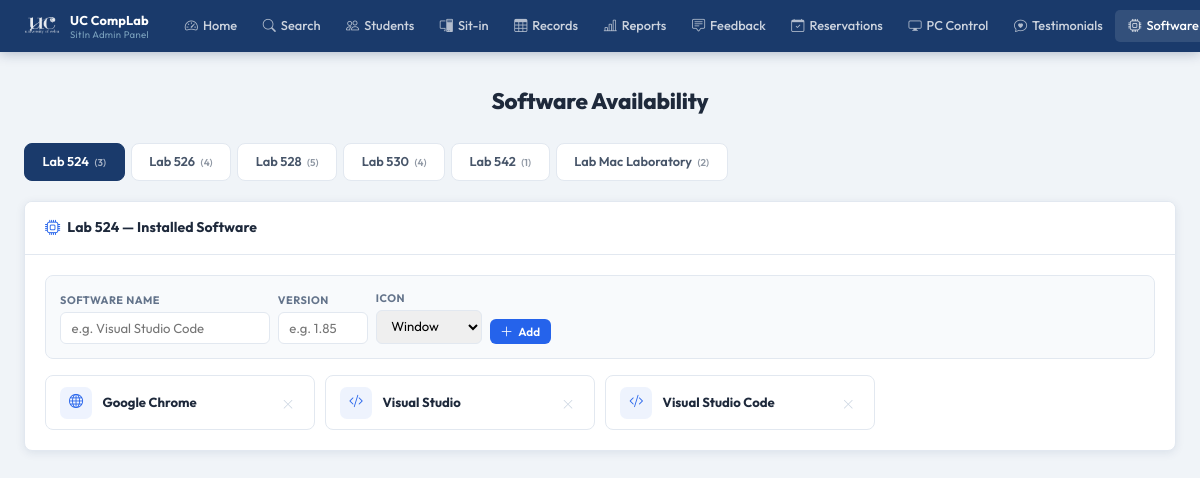
The page /pages/admin/software.php (signed in) on the database its author committed.
### tables this page shows
CREATE TABLE lab_software (
            id            INTEGER PRIMARY KEY AUTOINCREMENT,
            lab_room      TEXT NOT NULL,
            software_name TEXT NOT NULL,
            version       TEXT,
            icon          TEXT,
            created_at    DATETIME DEFAULT CURRENT_TIMESTAMP
        );

### pages/admin/software.php (the view, shortened to what this page needs)
<?php
$base = '../../';
$db = getDB();
$labRooms  = ['524','526','528','530','542','Mac Laboratory'];
$iconOptions = [
    'bi-window' => 'Window',
    'bi-code-slash' => 'Code',
    'bi-terminal' => 'Terminal',
    'bi-filetype-java' => 'Java',
    'bi-filetype-py' => 'Python',
    'bi-filetype-html' => 'HTML',
    'bi-filetype-css' => 'CSS',
    'bi-filetype-js' => 'JavaScript',
    'bi-database' => 'Database',
    'bi-browser-chrome' => 'Browser',
    'bi-brush' => 'Design',
    'bi-gear' => 'Tools',
    'bi-cpu' => 'System',
    'bi-globe' => 'Web',
    'bi-file-earmark-text' => 'Document',
];
$allSoftware = [];
foreach ($labRooms as $lab) {
    $stmt = $db->prepare("SELECT * FROM lab_software WHERE lab_room = ? ORDER BY software_name ASC");
    $stmt->execute([$lab]);
    $allSoftware[$lab] = $stmt->fetchAll();
}
?>
<!DOCTYPE html>
<html lang="en">
<head>
  <link rel="stylesheet" href="<?= $base ?>assets/css/admin.css"/>
  <link rel="stylesheet" href="https://cdn.jsdelivr.net/npm/bootstrap-icons@1.11.3/font/bootstrap-icons.css"/>
</head>
<body>
<?php require_once __DIR__ . '/../../includes/admin-navbar.php'; ?>
<div class="admin-page">
  <div class="admin-inner">
    <h1 class="a-page-title">Software Availability</h1>
    <div class="sw-tabs" id="swTabs">
      <?php foreach ($labRooms as $i => $lab): ?>
        <div class="sw-tab <?= $i === 0 ? 'active' : '' ?>"
             data-lab="<?= htmlspecialchars($lab) ?>"
             onclick="switchSwTab(this)">
          Lab <?= htmlspecialchars($lab) ?>
          <span style="font-size:0.62rem;opacity:0.6;margin-left:3px;">(<?= count($allSoftware[$lab]) ?>)</span>
        </div>
      <?php endforeach; ?>
    </div>
    <?php foreach ($labRooms as $i => $lab): ?>
      <div class="sw-panel <?= $i === 0 ? 'active' : '' ?>" id="swPanel-<?= htmlspecialchars($lab) ?>">
        <div class="a-card">
          <div class="a-card-header">
            <i class="bi bi-cpu"></i> Lab <?= htmlspecialchars($lab) ?> — Installed Software
          </div>
          <div class="a-card-body">
            <form method="POST" action="" class="sw-add-form">
              <div class="sw-add-field">
                <label>Software Name</label>
                <input type="text" name="software_name" placeholder="e.g. Visual Studio Code" required style="min-width:180px;" />
              </div>
              <div class="sw-add-field">
                <label>Version</label>
                <input type="text" name="version" placeholder="e.g. 1.85" style="width:90px;" />
              </div>
              <div class="sw-add-field">
                <label>Icon</label>
                <select name="icon">
                  <?php foreach ($iconOptions as $cls => $label): ?>
                    <option value="<?= $cls ?>"><?= $label ?></option>
                  <?php endforeach; ?>
                </select>
              </div>
              <button type="submit" class="a-btn a-btn-primary a-btn-sm">
                <i class="bi bi-plus-lg"></i> Add
              </button>
            </form>
            <?php if (empty($allSoftware[$lab])): ?>
              <div class="sw-empty">
                <i class="bi bi-inbox"></i>
                No software listed for this lab yet. Add one above.
              </div>
            <?php else: ?>
              <div class="sw-grid">
                <?php foreach ($allSoftware[$lab] as $sw): ?>
                  <div class="sw-item">
                    <div class="sw-item-icon">
                      <i class="bi <?= htmlspecialchars($sw['icon'] ?: 'bi-window') ?>"></i>
                    </div>
                    <div style="flex:1;min-width:0;">
                      <div class="sw-item-name"><?= htmlspecialchars($sw['software_name']) ?></div>
                    </div>
                    <div class="sw-item-actions">
                      <form method="POST" style="display:inline;" onsubmit="return confirm('Remove this software?')">
                        <button type="submit" class="sw-del-btn" title="Remove">
                          <i class="bi bi-x-lg"></i>
                        </button>
                      </form>
                    </div>
                  </div>
                <?php endforeach; ?>
              </div>
            <?php endif; ?>
          </div>
        </div>
      </div>
    <?php endforeach; ?>
  </div>
</div>
</body>
</html>

### assets/css/admin.css (style rules this page uses)
:root { --a-navy: #1a3a6b; --a-blue: #1e4da1; --a-mid: #2563EB; --a-light: #dbeafe; --a-white: #ffffff; --a-gray50: #f8fafc; --a-gray100: #f0f4f8; --a-gray200: #e2e8f0; --a-gray400: #94a3b8; --a-gray600: #475569; --a-navy900: #0d1b2e; --a-green: #16a34a; --a-red: #dc2626; --a-yellow: #d97706; --font: 'Outfit', sans-serif; --radius: 8px; --shadow-xs: 0 1px 3px rgba(15,40,84,0.07); --shadow: 0 2px 10px rgba(15,40,84,0.09); }
*, *::before, *::after { box-sizing: border-box; margin: 0; padding: 0; }
body { font-family: var(--font); background: #f0f4f8; color: #1e293b; line-height: 1.55; -webkit-font-smoothing: antialiased; }
.admin-page { padding-top: 52px; min-height: 100vh; }
.admin-inner { max-width: 1280px; margin: 0 auto; padding: 2rem 1.5rem; }
.a-page-title { font-size: 1.4rem; font-weight: 800; color: #1e293b; text-align: center; margin-bottom: 1.5rem; letter-spacing: -0.2px; }
.a-card { background: var(--a-white); border-radius: var(--radius); box-shadow: var(--shadow); border: 1px solid var(--a-gray200); overflow: hidden; }
.a-card-header { background: var(--a-white); color: #1e293b; padding: 0.9rem 1.25rem; font-size: 0.875rem; font-weight: 700; display: flex; align-items: center; gap: 7px; border-bottom: 1px solid var(--a-gray200); letter-spacing: 0.1px; }
.a-card-header i { color: var(--a-mid); font-size: 0.95rem; flex-shrink: 0; }
.a-card-body { padding: 1.25rem; }
.a-btn { display: inline-flex; align-items: center; gap: 5px; padding: 0.42rem 1rem; border: none; border-radius: 6px; font-family: var(--font); font-size: 0.80rem; font-weight: 600; cursor: pointer; transition: all 0.16s; white-space: nowrap; letter-spacing: 0.1px; }
.a-btn i { font-size: 0.82rem; }
.a-btn-primary { background: var(--a-mid); color: #fff; }
.a-btn-sm { padding: 0.28rem 0.65rem; font-size: 0.73rem; }

### pages/admin/software.php (style rules this page uses)
.sw-tabs { display: flex; gap: 6px; flex-wrap: wrap; margin-bottom: 1.25rem; }
.sw-tab { padding: 0.5rem 1.1rem; border-radius: 8px; background: #fff; color: #475569; border: 1.5px solid #e2e8f0; font-size: 0.80rem; font-weight: 600; cursor: pointer; transition: all 0.15s; }
.sw-tab.active { background: #1a3a6b; color: #fff; border-color: #1a3a6b; }
.sw-panel { display: none; }
.sw-panel.active { display: block; }
.sw-add-form { display: flex; gap: 0.5rem; align-items: flex-end; flex-wrap: wrap; margin-bottom: 1rem; padding: 0.875rem; background: #f8fafc; border-radius: 8px; border: 1px solid #e2e8f0; }
.sw-add-field { display: flex; flex-direction: column; gap: 3px; }
.sw-add-field label { font-size: 0.68rem; font-weight: 700; color: #64748b; text-transform: uppercase; letter-spacing: 0.5px; }
.sw-add-field input, .sw-add-field select { padding: 0.45rem 0.65rem; border: 1.5px solid #e2e8f0; border-radius: 6px; font-family: inherit; font-size: 0.82rem; outline: none; transition: border-color 0.15s; }
.sw-grid { display: grid; grid-template-columns: repeat(auto-fill, minmax(220px, 1fr)); gap: 0.65rem; }
.sw-item { display: flex; align-items: center; gap: 0.65rem; padding: 0.65rem 0.875rem; background: #fff; border: 1px solid #e2e8f0; border-radius: 8px; transition: all 0.12s; }
.sw-item-icon { width: 32px; height: 32px; border-radius: 7px; background: rgba(37,99,235,0.08); color: #2563EB; display: flex; align-items: center; justify-content: center; font-size: 0.88rem; flex-shrink: 0; }
.sw-item-name { font-size: 0.82rem; font-weight: 700; color: #1e293b; }
.sw-item-actions { margin-left: auto; display: flex; gap: 3px; }
.sw-del-btn { background: none; border: 1px solid transparent; cursor: pointer; padding: 3px 5px; border-radius: 5px; font-size: 0.72rem; color: #cbd5e1; transition: all 0.15s; }

### rows shown on the page
lab_software: software_name "Google Chrome"
lab_software: software_name "Visual Studio"
lab_software: software_name "Visual Studio Code"

### other values the page prints
$lab "524"
count($allSoftware[$lab]) "3"
$lab "526"
count($allSoftware[$lab]) "4"
$lab "528"
count($allSoftware[$lab]) "5"
$lab "530"
$lab "542"
count($allSoftware[$lab]) "1"
$lab "Mac Laboratory"
count($allSoftware[$lab]) "2"
form field icon "Window"
